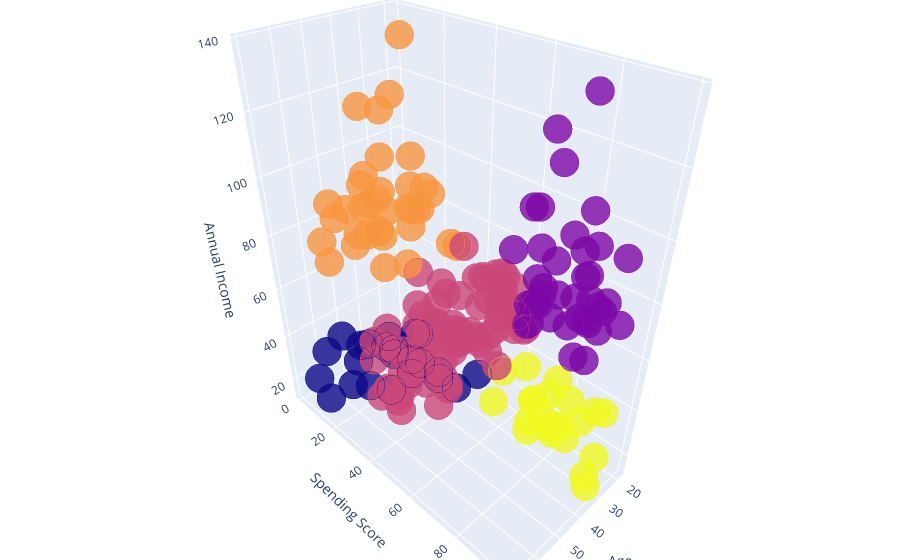

Source (notebook cell):
### Code cell
py.iplot(fig)

### Figure 1 — Plotly figure (JSON) as saved in the notebook; plotly's stock layout.template omitted (floating-point values rounded to 4 significant figures; data arrays with more than 128 entries replaced by an {"elided": "..."} marker saying what was removed)
{"data": [{"marker": {"color": {"elided": "200 int values"}, "line": {"color": {"elided": "200 int values"}, "width": 12}, "opacity": 0.8, "size": 10}, "mode": "markers", "x": {"elided": "200 int values"}, "y": {"elided": "200 int values"}, "z": {"elided": "200 int values"}, "type": "scatter3d"}], "layout": {"margin": {"b": 0, "l": 0, "r": 0, "t": 0}, "scene": {"xaxis": {"title": {"text": "Age"}}, "yaxis": {"title": {"text": "Spending Score"}}, "zaxis": {"title": {"text": "Annual Income"}}}, "title": {"text": "Character vs Gender vs Alive or not"}}}
